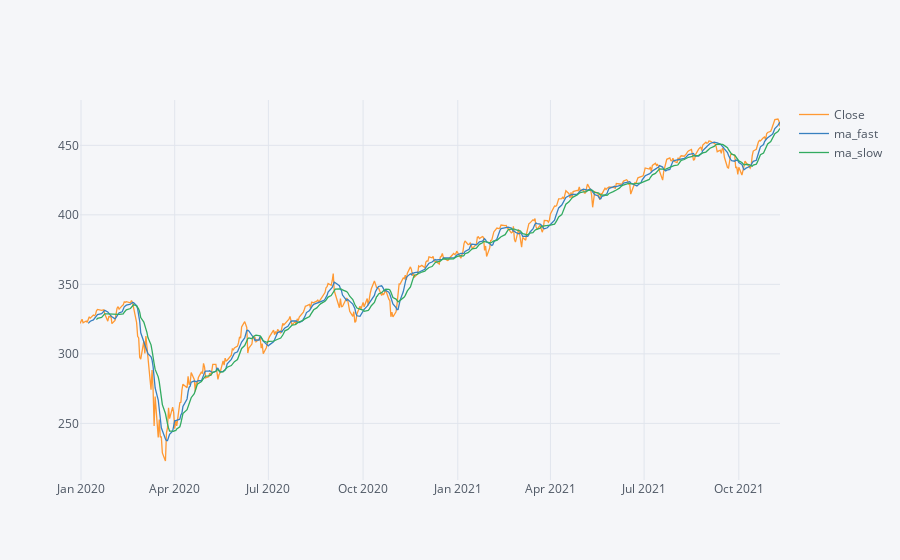

The notebook cell this image was saved under:
### Code cell
fast_trend = df.Open.rolling(window=short_trend_days).mean()
slow_trend = df.Open.rolling(window=long_trend_days).mean()

df['ma_fast'] = fast_trend
df['ma_slow'] = slow_trend
df[['Close','ma_fast','ma_slow']].iplot()

### Figure 1 — Plotly figure (JSON) as saved in the notebook; plotly's stock layout.template omitted (floating-point values rounded to 4 significant figures; data arrays with more than 128 entries replaced by an {"elided": "..."} marker saying what was removed)
{"data": [{"line": {"color": "rgba(255, 153, 51, 1.0)", "dash": "solid", "shape": "linear", "width": 1.3}, "mode": "lines", "name": "Close", "text": "", "type": "scatter", "x": {"elided": "471 str values"}, "y": {"elided": "471 float values"}}, {"line": {"color": "rgba(55, 128, 191, 1.0)", "dash": "solid", "shape": "linear", "width": 1.3}, "mode": "lines", "name": "ma_fast", "text": "", "type": "scatter", "x": {"elided": "471 str values"}, "y": {"elided": "471 mixed values"}}, {"line": {"color": "rgba(50, 171, 96, 1.0)", "dash": "solid", "shape": "linear", "width": 1.3}, "mode": "lines", "name": "ma_slow", "text": "", "type": "scatter", "x": {"elided": "471 str values"}, "y": {"elided": "471 mixed values"}}], "layout": {"legend": {"bgcolor": "#F5F6F9", "font": {"color": "#4D5663"}}, "paper_bgcolor": "#F5F6F9", "plot_bgcolor": "#F5F6F9", "title": {"font": {"color": "#4D5663"}}, "xaxis": {"gridcolor": "#E1E5ED", "showgrid": true, "tickfont": {"color": "#4D5663"}, "title": {"font": {"color": "#4D5663"}, "text": ""}, "zerolinecolor": "#E1E5ED"}, "yaxis": {"gridcolor": "#E1E5ED", "showgrid": true, "tickfont": {"color": "#4D5663"}, "title": {"font": {"color": "#4D5663"}, "text": ""}, "zerolinecolor": "#E1E5ED"}}}
